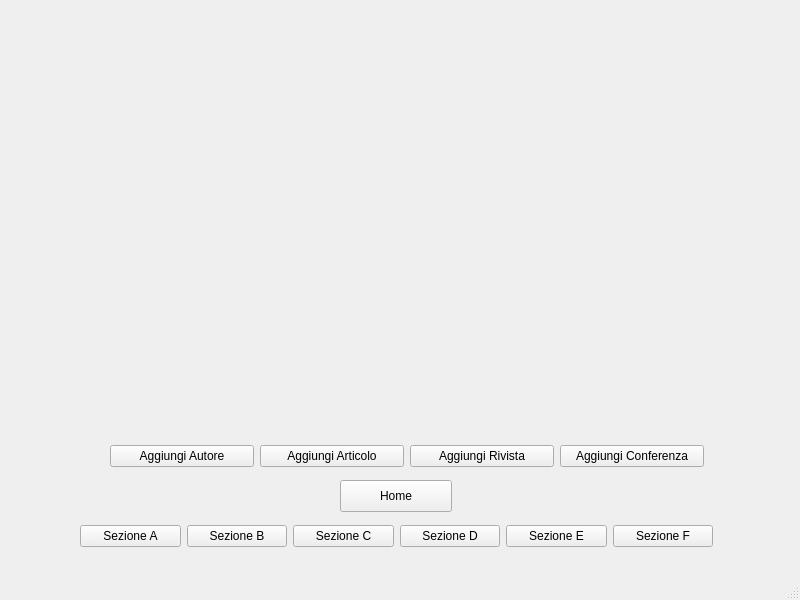
<?xml version="1.0" encoding="UTF-8"?>
<ui version="4.0">
 <class>MainWindow</class>
 <widget class="QMainWindow" name="MainWindow">
  <property name="geometry">
   <rect>
    <x>0</x>
    <y>0</y>
    <width>800</width>
    <height>600</height>
   </rect>
  </property>
  <property name="windowTitle">
   <string>MainWindow</string>
  </property>
  <widget class="QWidget" name="centralwidget">
   <widget class="QStackedWidget" name="StackedWidget">
    <property name="geometry">
     <rect>
      <x>0</x>
      <y>0</y>
      <width>801</width>
      <height>481</height>
     </rect>
    </property>
    <widget class="QWidget" name="Home">
     <widget class="QWidget" name="layoutWidget">
      <property name="geometry">
       <rect>
        <x>110</x>
        <y>440</y>
        <width>594</width>
        <height>32</height>
       </rect>
      </property>
      <layout class="QHBoxLayout" name="horizontalLayout">
       <item>
        <widget class="QPushButton" name="AggiungiAutore">
         <property name="text">
          <string>Aggiungi Autore</string>
         </property>
        </widget>
       </item>
       <item>
        <widget class="QPushButton" name="AggiungiArticolo">
         <property name="text">
          <string>Aggiungi Articolo</string>
         </property>
        </widget>
       </item>
       <item>
        <widget class="QPushButton" name="AggiungiRivista">
         <property name="text">
          <string>Aggiungi Rivista</string>
         </property>
        </widget>
       </item>
       <item>
        <widget class="QPushButton" name="AggiungiConferenza">
         <property name="text">
          <string>Aggiungi Conferenza</string>
         </property>
        </widget>
       </item>
      </layout>
     </widget>
    </widget>
    <widget class="QWidget" name="Aggiungi_Autore">
     <widget class="QLabel" name="label_2">
      <property name="geometry">
       <rect>
        <x>50</x>
        <y>20</y>
        <width>251</width>
        <height>16</height>
       </rect>
      </property>
      <property name="text">
       <string>Identificativo generato automaticamente</string>
      </property>
     </widget>
     <widget class="QPushButton" name="Aggiungi1">
      <property name="geometry">
       <rect>
        <x>340</x>
        <y>340</y>
        <width>112</width>
        <height>32</height>
       </rect>
      </property>
      <property name="text">
       <string>Aggiungi</string>
      </property>
     </widget>
     <widget class="QLineEdit" name="afferenze">
      <property name="geometry">
       <rect>
        <x>350</x>
        <y>40</y>
        <width>441</width>
        <height>21</height>
       </rect>
      </property>
     </widget>
     <widget class="QLabel" name="label_4">
      <property name="geometry">
       <rect>
        <x>350</x>
        <y>20</y>
        <width>291</width>
        <height>16</height>
       </rect>
      </property>
      <property name="text">
       <string>Inserire le Afferenze separate dalla virgola</string>
      </property>
     </widget>
     <widget class="QWidget" name="layoutWidget">
      <property name="geometry">
       <rect>
        <x>50</x>
        <y>40</y>
        <width>171</width>
        <height>133</height>
       </rect>
      </property>
      <layout class="QVBoxLayout" name="verticalLayout">
       <item>
        <widget class="QLineEdit" name="id"/>
       </item>
       <item>
        <widget class="QLabel" name="label">
         <property name="text">
          <string>Inserisci Nome:</string>
         </property>
        </widget>
       </item>
       <item>
        <widget class="QLineEdit" name="nome"/>
       </item>
       <item>
        <widget class="QLabel" name="label_3">
         <property name="text">
          <string>Inserisci Cognome</string>
         </property>
        </widget>
       </item>
       <item>
        <widget class="QLineEdit" name="cognome"/>
       </item>
      </layout>
     </widget>
    </widget>
    <widget class="QWidget" name="Aggiungi_Articolo">
     <widget class="QWidget" name="layoutWidget">
      <property name="geometry">
       <rect>
        <x>360</x>
        <y>10</y>
        <width>421</width>
        <height>51</height>
       </rect>
      </property>
      <layout class="QVBoxLayout" name="verticalLayout_2">
       <item>
        <widget class="QLabel" name="label_9">
         <property name="text">
          <string>Inserire la lista di keyword separati dalla virgola</string>
         </property>
        </widget>
       </item>
       <item>
        <widget class="QLineEdit" name="listaKeyword"/>
       </item>
      </layout>
     </widget>
     <widget class="QWidget" name="layoutWidget">
      <property name="geometry">
       <rect>
        <x>20</x>
        <y>10</y>
        <width>251</width>
        <height>212</height>
       </rect>
      </property>
      <layout class="QVBoxLayout" name="verticalLayout_3">
       <item>
        <widget class="QLabel" name="label_5">
         <property name="text">
          <string>Identificativo generato automaticamente</string>
         </property>
        </widget>
       </item>
       <item>
        <widget class="QLineEdit" name="id_2"/>
       </item>
       <item>
        <widget class="QLabel" name="label_6">
         <property name="text">
          <string>Titolo</string>
         </property>
        </widget>
       </item>
       <item>
        <widget class="QLineEdit" name="titolo"/>
       </item>
       <item>
        <widget class="QLabel" name="label_7">
         <property name="text">
          <string>Numero Pagine</string>
         </property>
        </widget>
       </item>
       <item>
        <widget class="QLineEdit" name="nPagine">
         <property name="text">
          <string/>
         </property>
        </widget>
       </item>
       <item>
        <widget class="QLabel" name="label_10">
         <property name="text">
          <string>Prezzo</string>
         </property>
        </widget>
       </item>
       <item>
        <widget class="QLineEdit" name="prezzoArt">
         <property name="text">
          <string/>
         </property>
        </widget>
       </item>
      </layout>
     </widget>
     <widget class="QListWidget" name="listWidget_2">
      <property name="geometry">
       <rect>
        <x>410</x>
        <y>90</y>
        <width>371</width>
        <height>111</height>
       </rect>
      </property>
      <property name="selectionMode">
       <enum>QAbstractItemView::MultiSelection</enum>
      </property>
     </widget>
     <widget class="QWidget" name="layoutWidget">
      <property name="geometry">
       <rect>
        <x>450</x>
        <y>210</y>
        <width>291</width>
        <height>32</height>
       </rect>
      </property>
      <layout class="QHBoxLayout" name="horizontalLayout_5">
       <item>
        <widget class="QPushButton" name="pushButton_2">
         <property name="text">
          <string>Visualizza Autori</string>
         </property>
        </widget>
       </item>
       <item>
        <widget class="QPushButton" name="pushButton_5">
         <property name="text">
          <string>Clear</string>
         </property>
        </widget>
       </item>
      </layout>
     </widget>
     <widget class="QPushButton" name="pushButton_6">
      <property name="geometry">
       <rect>
        <x>340</x>
        <y>430</y>
        <width>112</width>
        <height>32</height>
       </rect>
      </property>
      <property name="text">
       <string>Aggiungi</string>
      </property>
     </widget>
     <widget class="QListWidget" name="listWidget_13">
      <property name="geometry">
       <rect>
        <x>410</x>
        <y>270</y>
        <width>371</width>
        <height>111</height>
       </rect>
      </property>
      <property name="selectionMode">
       <enum>QAbstractItemView::MultiSelection</enum>
      </property>
     </widget>
     <widget class="QLabel" name="label_30">
      <property name="geometry">
       <rect>
        <x>410</x>
        <y>250</y>
        <width>371</width>
        <height>16</height>
       </rect>
      </property>
      <property name="text">
       <string>Visualizza e scegli gli articoli da correlare</string>
      </property>
     </widget>
     <widget class="QLabel" name="label_31">
      <property name="geometry">
       <rect>
        <x>410</x>
        <y>70</y>
        <width>371</width>
        <height>16</height>
       </rect>
      </property>
      <property name="text">
       <string>Visualizza e scegli gli autori che hanno scritto l'articolo</string>
      </property>
     </widget>
     <widget class="QWidget" name="layoutWidget">
      <property name="geometry">
       <rect>
        <x>440</x>
        <y>390</y>
        <width>291</width>
        <height>32</height>
       </rect>
      </property>
      <layout class="QHBoxLayout" name="horizontalLayout_11">
       <item>
        <widget class="QPushButton" name="pushButton_21">
         <property name="text">
          <string>Visualizza Articoli</string>
         </property>
        </widget>
       </item>
       <item>
        <widget class="QPushButton" name="pushButton_22">
         <property name="text">
          <string>Clear</string>
         </property>
        </widget>
       </item>
      </layout>
     </widget>
    </widget>
    <widget class="QWidget" name="Aggiungi_Conferenza">
     <widget class="QLineEdit" name="listaOrganizzatori">
      <property name="geometry">
       <rect>
        <x>320</x>
        <y>30</y>
        <width>421</width>
        <height>21</height>
       </rect>
      </property>
     </widget>
     <widget class="QLabel" name="label_16">
      <property name="geometry">
       <rect>
        <x>320</x>
        <y>10</y>
        <width>311</width>
        <height>16</height>
       </rect>
      </property>
      <property name="text">
       <string>Inserire lista organizzatori, separati dalla virgola</string>
      </property>
     </widget>
     <widget class="QPushButton" name="aggiungiConf">
      <property name="geometry">
       <rect>
        <x>340</x>
        <y>390</y>
        <width>112</width>
        <height>32</height>
       </rect>
      </property>
      <property name="text">
       <string>Aggiungi</string>
      </property>
     </widget>
     <widget class="QWidget" name="layoutWidget">
      <property name="geometry">
       <rect>
        <x>40</x>
        <y>20</y>
        <width>181</width>
        <height>267</height>
       </rect>
      </property>
      <layout class="QVBoxLayout" name="verticalLayout_5">
       <item>
        <widget class="QLabel" name="label_11">
         <property name="text">
          <string>Nome conferenza</string>
         </property>
        </widget>
       </item>
       <item>
        <widget class="QLineEdit" name="nomeConferenza"/>
       </item>
       <item>
        <widget class="QLabel" name="label_12">
         <property name="text">
          <string>Acronimo</string>
         </property>
        </widget>
       </item>
       <item>
        <widget class="QLineEdit" name="acronimoConferenza"/>
       </item>
       <item>
        <widget class="QLabel" name="label_13">
         <property name="text">
          <string>Luogo</string>
         </property>
        </widget>
       </item>
       <item>
        <widget class="QLineEdit" name="luogoConferenza"/>
       </item>
       <item>
        <widget class="QLabel" name="label_14">
         <property name="text">
          <string>Data</string>
         </property>
        </widget>
       </item>
       <item>
        <widget class="QLineEdit" name="dataConferenza"/>
       </item>
       <item>
        <widget class="QLabel" name="label_15">
         <property name="text">
          <string>Numero partecipanti</string>
         </property>
        </widget>
       </item>
       <item>
        <widget class="QLineEdit" name="numeroPartecipanti"/>
       </item>
      </layout>
     </widget>
     <widget class="QWidget" name="layoutWidget">
      <property name="geometry">
       <rect>
        <x>440</x>
        <y>340</y>
        <width>220</width>
        <height>32</height>
       </rect>
      </property>
      <layout class="QHBoxLayout" name="horizontalLayout_3">
       <item>
        <widget class="QPushButton" name="pushButton_4">
         <property name="text">
          <string>Clear</string>
         </property>
        </widget>
       </item>
       <item>
        <widget class="QPushButton" name="visArticoli">
         <property name="text">
          <string>Visuallizza</string>
         </property>
        </widget>
       </item>
      </layout>
     </widget>
     <widget class="QLabel" name="label_8">
      <property name="geometry">
       <rect>
        <x>370</x>
        <y>90</y>
        <width>421</width>
        <height>16</height>
       </rect>
      </property>
      <property name="text">
       <string>Selezionare gli articoli da aggiungere alla conferenza</string>
      </property>
     </widget>
     <widget class="QListWidget" name="listWidget_5">
      <property name="geometry">
       <rect>
        <x>370</x>
        <y>120</y>
        <width>371</width>
        <height>211</height>
       </rect>
      </property>
      <property name="selectionMode">
       <enum>QAbstractItemView::MultiSelection</enum>
      </property>
     </widget>
    </widget>
    <widget class="QWidget" name="Aggiungi_Rivista">
     <widget class="QPushButton" name="aggiungiRiv">
      <property name="geometry">
       <rect>
        <x>340</x>
        <y>380</y>
        <width>112</width>
        <height>32</height>
       </rect>
      </property>
      <property name="text">
       <string>Aggiungi</string>
      </property>
     </widget>
     <widget class="QWidget" name="layoutWidget">
      <property name="geometry">
       <rect>
        <x>40</x>
        <y>20</y>
        <width>201</width>
        <height>267</height>
       </rect>
      </property>
      <layout class="QVBoxLayout" name="verticalLayout_6">
       <item>
        <widget class="QLabel" name="label_17">
         <property name="text">
          <string>Nome</string>
         </property>
        </widget>
       </item>
       <item>
        <widget class="QLineEdit" name="nomeRivista"/>
       </item>
       <item>
        <widget class="QLabel" name="label_18">
         <property name="text">
          <string>Acronimo</string>
         </property>
        </widget>
       </item>
       <item>
        <widget class="QLineEdit" name="acronimoRivista"/>
       </item>
       <item>
        <widget class="QLabel" name="label_19">
         <property name="text">
          <string>Editore</string>
         </property>
        </widget>
       </item>
       <item>
        <widget class="QLineEdit" name="editoreRivista"/>
       </item>
       <item>
        <widget class="QLabel" name="label_20">
         <property name="text">
          <string>Data</string>
         </property>
        </widget>
       </item>
       <item>
        <widget class="QLineEdit" name="dataRivista"/>
       </item>
       <item>
        <widget class="QLabel" name="label_21">
         <property name="text">
          <string>Volume</string>
         </property>
        </widget>
       </item>
       <item>
        <widget class="QLineEdit" name="volumeRivista"/>
       </item>
      </layout>
     </widget>
     <widget class="QListWidget" name="listWidget_6">
      <property name="geometry">
       <rect>
        <x>340</x>
        <y>40</y>
        <width>431</width>
        <height>231</height>
       </rect>
      </property>
      <property name="selectionMode">
       <enum>QAbstractItemView::MultiSelection</enum>
      </property>
     </widget>
     <widget class="QLabel" name="label_22">
      <property name="geometry">
       <rect>
        <x>340</x>
        <y>10</y>
        <width>411</width>
        <height>16</height>
       </rect>
      </property>
      <property name="text">
       <string>Selezionare gli articoli da aggiungere alla rivista</string>
      </property>
     </widget>
     <widget class="QWidget" name="layoutWidget">
      <property name="geometry">
       <rect>
        <x>410</x>
        <y>280</y>
        <width>291</width>
        <height>32</height>
       </rect>
      </property>
      <layout class="QHBoxLayout" name="horizontalLayout_6">
       <item>
        <widget class="QPushButton" name="pushButton_7">
         <property name="text">
          <string>Visualizza articoli</string>
         </property>
        </widget>
       </item>
       <item>
        <widget class="QPushButton" name="pushButton_8">
         <property name="text">
          <string>Clear</string>
         </property>
        </widget>
       </item>
      </layout>
     </widget>
    </widget>
    <widget class="QWidget" name="Sezione__A">
     <widget class="QWidget" name="layoutWidget">
      <property name="geometry">
       <rect>
        <x>60</x>
        <y>80</y>
        <width>212</width>
        <height>98</height>
       </rect>
      </property>
      <layout class="QHBoxLayout" name="horizontalLayout_4">
       <item>
        <layout class="QVBoxLayout" name="verticalLayout_4">
         <item>
          <widget class="QRadioButton" name="Visualizza_Autori">
           <property name="text">
            <string>Visualizza autori</string>
           </property>
          </widget>
         </item>
         <item>
          <widget class="QRadioButton" name="visualizza_conferenze">
           <property name="text">
            <string>Visualizza conferenze</string>
           </property>
          </widget>
         </item>
         <item>
          <widget class="QRadioButton" name="visualizza_riviste">
           <property name="text">
            <string>visualizza riviste</string>
           </property>
          </widget>
         </item>
         <item>
          <widget class="QRadioButton" name="visualizza_articoli">
           <property name="text">
            <string>visualizza articoli</string>
           </property>
          </widget>
         </item>
        </layout>
       </item>
      </layout>
     </widget>
     <widget class="QListWidget" name="listWidget_7">
      <property name="geometry">
       <rect>
        <x>340</x>
        <y>60</y>
        <width>401</width>
        <height>231</height>
       </rect>
      </property>
      <property name="selectionMode">
       <enum>QAbstractItemView::MultiSelection</enum>
      </property>
     </widget>
     <widget class="QWidget" name="layoutWidget">
      <property name="geometry">
       <rect>
        <x>440</x>
        <y>300</y>
        <width>201</width>
        <height>32</height>
       </rect>
      </property>
      <layout class="QHBoxLayout" name="horizontalLayout_7">
       <item>
        <widget class="QPushButton" name="visualizzaListe">
         <property name="text">
          <string>Visualizza</string>
         </property>
        </widget>
       </item>
       <item>
        <widget class="QPushButton" name="clearLista">
         <property name="text">
          <string>Clear</string>
         </property>
        </widget>
       </item>
      </layout>
     </widget>
    </widget>
    <widget class="QWidget" name="Sezione__B">
     <widget class="QListWidget" name="listWidget_3">
      <property name="geometry">
       <rect>
        <x>390</x>
        <y>30</y>
        <width>391</width>
        <height>321</height>
       </rect>
      </property>
     </widget>
     <widget class="QWidget" name="layoutWidget">
      <property name="geometry">
       <rect>
        <x>30</x>
        <y>30</y>
        <width>347</width>
        <height>71</height>
       </rect>
      </property>
      <layout class="QVBoxLayout" name="verticalLayout_7">
       <item>
        <widget class="QRadioButton" name="visArticoliAutoreB">
         <property name="text">
          <string>Visualizza tutti gli articoli di un dato Autore</string>
         </property>
        </widget>
       </item>
       <item>
        <widget class="QRadioButton" name="visArticoliKeywordB">
         <property name="text">
          <string>Visualizza tutti gli articoli di una data Keyword</string>
         </property>
        </widget>
       </item>
       <item>
        <widget class="QRadioButton" name="visArticoliAutoreAnnoB">
         <property name="text">
          <string>Visualizza tutti gli articoli di un Autore in un dato anno</string>
         </property>
        </widget>
       </item>
      </layout>
     </widget>
     <widget class="QLineEdit" name="lineKeyword">
      <property name="geometry">
       <rect>
        <x>30</x>
        <y>140</y>
        <width>211</width>
        <height>21</height>
       </rect>
      </property>
     </widget>
     <widget class="QLabel" name="label_23">
      <property name="geometry">
       <rect>
        <x>30</x>
        <y>120</y>
        <width>121</width>
        <height>16</height>
       </rect>
      </property>
      <property name="text">
       <string>Inserisci la keyword</string>
      </property>
     </widget>
     <widget class="QLineEdit" name="lineData">
      <property name="geometry">
       <rect>
        <x>30</x>
        <y>190</y>
        <width>211</width>
        <height>21</height>
       </rect>
      </property>
     </widget>
     <widget class="QLabel" name="label_24">
      <property name="geometry">
       <rect>
        <x>30</x>
        <y>170</y>
        <width>111</width>
        <height>16</height>
       </rect>
      </property>
      <property name="text">
       <string>Inserisci l'anno</string>
      </property>
     </widget>
     <widget class="QListWidget" name="listWidget_8">
      <property name="geometry">
       <rect>
        <x>10</x>
        <y>240</y>
        <width>361</width>
        <height>161</height>
       </rect>
      </property>
      <property name="selectionMode">
       <enum>QAbstractItemView::MultiSelection</enum>
      </property>
     </widget>
     <widget class="QLabel" name="label_25">
      <property name="geometry">
       <rect>
        <x>20</x>
        <y>220</y>
        <width>121</width>
        <height>16</height>
       </rect>
      </property>
      <property name="text">
       <string>Seleziona un Autore</string>
      </property>
     </widget>
     <widget class="QPushButton" name="pushButton_9">
      <property name="geometry">
       <rect>
        <x>20</x>
        <y>410</y>
        <width>161</width>
        <height>32</height>
       </rect>
      </property>
      <property name="text">
       <string>visualizza lista Autori</string>
      </property>
     </widget>
     <widget class="QPushButton" name="pushButton_10">
      <property name="geometry">
       <rect>
        <x>220</x>
        <y>410</y>
        <width>112</width>
        <height>32</height>
       </rect>
      </property>
      <property name="text">
       <string>Clear</string>
      </property>
     </widget>
     <widget class="QWidget" name="layoutWidget">
      <property name="geometry">
       <rect>
        <x>470</x>
        <y>360</y>
        <width>231</width>
        <height>32</height>
       </rect>
      </property>
      <layout class="QHBoxLayout" name="horizontalLayout_12">
       <item>
        <widget class="QPushButton" name="visualizzaB">
         <property name="text">
          <string>Visualizza</string>
         </property>
        </widget>
       </item>
       <item>
        <widget class="QPushButton" name="pushButton_23">
         <property name="text">
          <string>Clear</string>
         </property>
        </widget>
       </item>
      </layout>
     </widget>
    </widget>
    <widget class="QWidget" name="Sezione__C">
     <widget class="QListWidget" name="listWidget_4">
      <property name="geometry">
       <rect>
        <x>410</x>
        <y>30</y>
        <width>371</width>
        <height>291</height>
       </rect>
      </property>
     </widget>
     <widget class="QPushButton" name="pushButton_3">
      <property name="geometry">
       <rect>
        <x>530</x>
        <y>340</y>
        <width>112</width>
        <height>32</height>
       </rect>
      </property>
      <property name="text">
       <string>Visualizza</string>
      </property>
     </widget>
     <widget class="QWidget" name="layoutWidget">
      <property name="geometry">
       <rect>
        <x>30</x>
        <y>30</y>
        <width>369</width>
        <height>81</height>
       </rect>
      </property>
      <layout class="QVBoxLayout" name="verticalLayout_8">
       <item>
        <widget class="QRadioButton" name="visMediaPrezziAutoreC">
         <property name="text">
          <string>Visualizza la media prezzi articoli di un Autore</string>
         </property>
        </widget>
       </item>
       <item>
        <widget class="QRadioButton" name="visArticoliPrezzoAltoC">
         <property name="text">
          <string>Visualizza gli articoli di un Autore con prezzo maggiore</string>
         </property>
        </widget>
       </item>
       <item>
        <widget class="QRadioButton" name="visArticoliPrezzoBassoC">
         <property name="text">
          <string>Visualizza gli articoli di un Autore con prezzo minore</string>
         </property>
        </widget>
       </item>
       <item>
        <widget class="QRadioButton" name="visKeywordGuadagno">
         <property name="text">
          <string>Visualizza le keyword con guadagno maggiore</string>
         </property>
        </widget>
       </item>
      </layout>
     </widget>
     <widget class="QListWidget" name="listWidget_9">
      <property name="geometry">
       <rect>
        <x>20</x>
        <y>160</y>
        <width>361</width>
        <height>161</height>
       </rect>
      </property>
      <property name="selectionMode">
       <enum>QAbstractItemView::MultiSelection</enum>
      </property>
     </widget>
     <widget class="QLabel" name="label_26">
      <property name="geometry">
       <rect>
        <x>30</x>
        <y>140</y>
        <width>301</width>
        <height>16</height>
       </rect>
      </property>
      <property name="text">
       <string>Visualizza la lista di Autori da scegliere</string>
      </property>
     </widget>
     <widget class="QWidget" name="layoutWidget">
      <property name="geometry">
       <rect>
        <x>70</x>
        <y>330</y>
        <width>226</width>
        <height>32</height>
       </rect>
      </property>
      <layout class="QHBoxLayout" name="horizontalLayout_8">
       <item>
        <widget class="QPushButton" name="pushButton_11">
         <property name="text">
          <string>Visualizza</string>
         </property>
        </widget>
       </item>
       <item>
        <widget class="QPushButton" name="pushButton_12">
         <property name="text">
          <string>clear</string>
         </property>
        </widget>
       </item>
      </layout>
     </widget>
    </widget>
    <widget class="QWidget" name="Sezione__D">
     <widget class="QListWidget" name="listWidget_10">
      <property name="geometry">
       <rect>
        <x>10</x>
        <y>170</y>
        <width>361</width>
        <height>161</height>
       </rect>
      </property>
      <property name="selectionMode">
       <enum>QAbstractItemView::SingleSelection</enum>
      </property>
     </widget>
     <widget class="QLabel" name="label_27">
      <property name="geometry">
       <rect>
        <x>10</x>
        <y>150</y>
        <width>291</width>
        <height>16</height>
       </rect>
      </property>
      <property name="text">
       <string>Selezionare un autore/una conferenza</string>
      </property>
     </widget>
     <widget class="QRadioButton" name="radioButton_3">
      <property name="geometry">
       <rect>
        <x>80</x>
        <y>340</y>
        <width>100</width>
        <height>20</height>
       </rect>
      </property>
      <property name="text">
       <string>Liste Autori</string>
      </property>
     </widget>
     <widget class="QRadioButton" name="radioButton_4">
      <property name="geometry">
       <rect>
        <x>180</x>
        <y>340</y>
        <width>131</width>
        <height>20</height>
       </rect>
      </property>
      <property name="text">
       <string>Liste Conferenze</string>
      </property>
     </widget>
     <widget class="QListWidget" name="listWidget_11">
      <property name="geometry">
       <rect>
        <x>420</x>
        <y>30</y>
        <width>361</width>
        <height>271</height>
       </rect>
      </property>
     </widget>
     <widget class="QPushButton" name="pushButton_15">
      <property name="geometry">
       <rect>
        <x>540</x>
        <y>310</y>
        <width>112</width>
        <height>32</height>
       </rect>
      </property>
      <property name="text">
       <string>Visualizza</string>
      </property>
     </widget>
     <widget class="QWidget" name="layoutWidget">
      <property name="geometry">
       <rect>
        <x>10</x>
        <y>20</y>
        <width>379</width>
        <height>58</height>
       </rect>
      </property>
      <layout class="QVBoxLayout" name="verticalLayout_9">
       <item>
        <widget class="QRadioButton" name="visArtiAutD">
         <property name="text">
          <string>Visualizza gli articoli di un Autore ordinati per prezzo</string>
         </property>
        </widget>
       </item>
       <item>
        <widget class="QRadioButton" name="visArtConfD">
         <property name="text">
          <string>Visualizza gli articoli di una conferenza ordinate per prezzo</string>
         </property>
        </widget>
       </item>
       <item>
        <widget class="QRadioButton" name="visArtKetD">
         <property name="text">
          <string>Visualizza gli articoli relativi ad una keyword ordinati</string>
         </property>
        </widget>
       </item>
      </layout>
     </widget>
     <widget class="QWidget" name="layoutWidget">
      <property name="geometry">
       <rect>
        <x>70</x>
        <y>380</y>
        <width>226</width>
        <height>32</height>
       </rect>
      </property>
      <layout class="QHBoxLayout" name="horizontalLayout_9">
       <item>
        <widget class="QPushButton" name="pushButton_13">
         <property name="text">
          <string>Visualizza</string>
         </property>
        </widget>
       </item>
       <item>
        <widget class="QPushButton" name="pushButton_14">
         <property name="text">
          <string>Clear</string>
         </property>
        </widget>
       </item>
      </layout>
     </widget>
     <widget class="QLineEdit" name="lineEditD">
      <property name="geometry">
       <rect>
        <x>10</x>
        <y>120</y>
        <width>361</width>
        <height>21</height>
       </rect>
      </property>
     </widget>
     <widget class="QLabel" name="label_29">
      <property name="geometry">
       <rect>
        <x>10</x>
        <y>100</y>
        <width>221</width>
        <height>16</height>
       </rect>
      </property>
      <property name="text">
       <string>Inserisci la keyword</string>
      </property>
     </widget>
    </widget>
    <widget class="QWidget" name="Sezione__E">
     <widget class="QListWidget" name="listWidgetE">
      <property name="geometry">
       <rect>
        <x>360</x>
        <y>60</y>
        <width>431</width>
        <height>271</height>
       </rect>
      </property>
     </widget>
     <widget class="QWidget" name="layoutWidget">
      <property name="geometry">
       <rect>
        <x>460</x>
        <y>340</y>
        <width>206</width>
        <height>32</height>
       </rect>
      </property>
      <layout class="QHBoxLayout" name="horizontalLayout_13">
       <item>
        <widget class="QPushButton" name="pushButton_16">
         <property name="text">
          <string>Visualizza</string>
         </property>
        </widget>
       </item>
       <item>
        <widget class="QPushButton" name="pushButton_24">
         <property name="text">
          <string>Clear</string>
         </property>
        </widget>
       </item>
      </layout>
     </widget>
     <widget class="QWidget" name="layoutWidget">
      <property name="geometry">
       <rect>
        <x>0</x>
        <y>100</y>
        <width>364</width>
        <height>39</height>
       </rect>
      </property>
      <layout class="QVBoxLayout" name="verticalLayout_10">
       <item>
        <widget class="QRadioButton" name="radioConfkey">
         <property name="text">
          <string>Visualizza Conferenze keyword presente in ogni articolo </string>
         </property>
        </widget>
       </item>
       <item>
        <widget class="QRadioButton" name="radioRivSpec">
         <property name="text">
          <string>Visualizza Riviste specialistiche</string>
         </property>
        </widget>
       </item>
      </layout>
     </widget>
    </widget>
    <widget class="QWidget" name="Sezione__F">
     <widget class="QListWidget" name="listWidget_12">
      <property name="geometry">
       <rect>
        <x>30</x>
        <y>90</y>
        <width>351</width>
        <height>161</height>
       </rect>
      </property>
      <property name="selectionMode">
       <enum>QAbstractItemView::SingleSelection</enum>
      </property>
     </widget>
     <widget class="QLabel" name="label_28">
      <property name="geometry">
       <rect>
        <x>30</x>
        <y>60</y>
        <width>291</width>
        <height>16</height>
       </rect>
      </property>
      <property name="text">
       <string>Scegli la conferenza/Articoli da confrontare</string>
      </property>
     </widget>
     <widget class="QListWidget" name="listWidgetF">
      <property name="geometry">
       <rect>
        <x>420</x>
        <y>31</y>
        <width>351</width>
        <height>231</height>
       </rect>
      </property>
     </widget>
     <widget class="QWidget" name="layoutWidget">
      <property name="geometry">
       <rect>
        <x>80</x>
        <y>270</y>
        <width>226</width>
        <height>32</height>
       </rect>
      </property>
      <layout class="QHBoxLayout" name="horizontalLayout_10">
       <item>
        <widget class="QPushButton" name="pushButton_18">
         <property name="text">
          <string>Visualizza</string>
         </property>
        </widget>
       </item>
       <item>
        <widget class="QPushButton" name="pushButton_19">
         <property name="text">
          <string>Clear</string>
         </property>
        </widget>
       </item>
      </layout>
     </widget>
     <widget class="QWidget" name="layoutWidget">
      <property name="geometry">
       <rect>
        <x>450</x>
        <y>10</y>
        <width>298</width>
        <height>20</height>
       </rect>
      </property>
      <layout class="QHBoxLayout" name="horizontalLayout_15"/>
     </widget>
     <widget class="QWidget" name="layoutWidget">
      <property name="geometry">
       <rect>
        <x>490</x>
        <y>270</y>
        <width>231</width>
        <height>32</height>
       </rect>
      </property>
      <layout class="QHBoxLayout" name="horizontalLayout_14">
       <item>
        <widget class="QPushButton" name="pushButton_20">
         <property name="text">
          <string>VIsualizza</string>
         </property>
        </widget>
       </item>
       <item>
        <widget class="QPushButton" name="pushButton_25">
         <property name="text">
          <string>Clear</string>
         </property>
        </widget>
       </item>
      </layout>
     </widget>
     <widget class="QWidget" name="layoutWidget">
      <property name="geometry">
       <rect>
        <x>40</x>
        <y>30</y>
        <width>211</width>
        <height>20</height>
       </rect>
      </property>
      <layout class="QHBoxLayout" name="horizontalLayout_16">
       <item>
        <widget class="QRadioButton" name="radioButton_2">
         <property name="text">
          <string>Articoli</string>
         </property>
        </widget>
       </item>
       <item>
        <widget class="QRadioButton" name="radioButton">
         <property name="text">
          <string>Conferenze</string>
         </property>
        </widget>
       </item>
      </layout>
     </widget>
    </widget>
   </widget>
   <widget class="QPushButton" name="pushButton">
    <property name="geometry">
     <rect>
      <x>340</x>
      <y>480</y>
      <width>112</width>
      <height>32</height>
     </rect>
    </property>
    <property name="text">
     <string>Home</string>
    </property>
   </widget>
   <widget class="QWidget" name="layoutWidget">
    <property name="geometry">
     <rect>
      <x>80</x>
      <y>520</y>
      <width>633</width>
      <height>32</height>
     </rect>
    </property>
    <layout class="QHBoxLayout" name="horizontalLayout_2">
     <item>
      <widget class="QPushButton" name="sezione_A">
       <property name="text">
        <string>Sezione A</string>
       </property>
      </widget>
     </item>
     <item>
      <widget class="QPushButton" name="Sezione_B">
       <property name="text">
        <string>Sezione B</string>
       </property>
      </widget>
     </item>
     <item>
      <widget class="QPushButton" name="Sezione_C">
       <property name="text">
        <string>Sezione C</string>
       </property>
      </widget>
     </item>
     <item>
      <widget class="QPushButton" name="Sezione_D">
       <property name="text">
        <string>Sezione D</string>
       </property>
      </widget>
     </item>
     <item>
      <widget class="QPushButton" name="Sezione_E">
       <property name="text">
        <string>Sezione E</string>
       </property>
      </widget>
     </item>
     <item>
      <widget class="QPushButton" name="pushButton_17">
       <property name="text">
        <string>Sezione F</string>
       </property>
      </widget>
     </item>
    </layout>
   </widget>
  </widget>
  <widget class="QMenuBar" name="menubar">
   <property name="geometry">
    <rect>
     <x>0</x>
     <y>0</y>
     <width>800</width>
     <height>22</height>
    </rect>
   </property>
  </widget>
  <widget class="QStatusBar" name="statusbar"/>
 </widget>
 <resources/>
 <connections/>
</ui>
